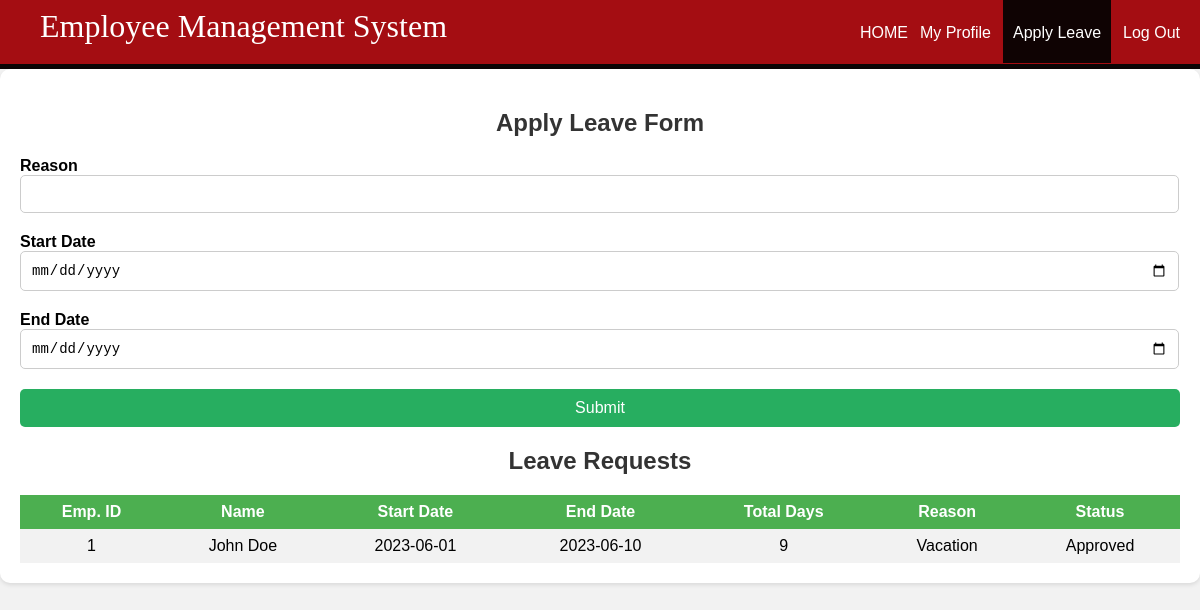
/applyleave.php?id=1, run on the app's committed database.
### tables this page shows
CREATE TABLE `employees` (
  `id` int(11) NOT NULL AUTO_INCREMENT,
  `username` varchar(100) NOT NULL,
  `firstname` varchar(100) NOT NULL,
  `lastname` varchar(100) NOT NULL,
  `gender` varchar(10) NOT NULL,
  `dob` date NOT NULL,
  `address` varchar(255) NOT NULL,
  `department` varchar(100) NOT NULL,
  `shift` varchar(50) NOT NULL,
  `phone` varchar(20) NOT NULL,
  `email` varchar(100) NOT NULL,
  `password` varchar(255) NOT NULL,
  PRIMARY KEY (`id`)
);

CREATE TABLE `employee_leave` (
  `id` int(11) NOT NULL AUTO_INCREMENT,
  `start` date NOT NULL,
  `end` date NOT NULL,
  `reason` varchar(255) NOT NULL,
  `status` varchar(50) NOT NULL DEFAULT 'Pending',
  `token` int(11) NOT NULL,
  PRIMARY KEY (`id`)
);

### applyleave.php (the view, shortened to what this page needs)
<?php
$servername = "localhost";
$username = "root";
$password = "";
$dbname = "db";
$conn = new mysqli($servername, $username, $password, $dbname);
$id = isset($_GET['id']) ? intval($_GET['id']) : null;
?>
<!DOCTYPE html>
<html lang="en">
<head>
    <link rel="stylesheet" href="styleemplogin.css">
</head>
<body>
    <header>
        <h1>Employee Management System</h1>
        <nav>
            <ul>
            <li><a class="homeblack" href="edashboard.php?id=<?php echo $id ?>">HOME</a></li>
        <li><a class="homeblack" href="myprofile.php?id=<?php echo $id ?>">My Profile</a></li>
        <li><a class="homered" href="applyleave.php?id=<?php echo $id ?>">Apply Leave</a></li>
        <li><a class="homeblack" href="elogin.html">Log Out</a></li>
            </ul>
        </nav>
    </header>
    <div class="divider"></div>
    <div class="container">
        <h2 class="title">Apply Leave Form</h2>
        <form action="applyleave.php?id=<?php echo $id ?>" method="POST">
            <div class="input-group">
                <label for="reason">Reason</label>
                <input type="text" id="reason" name="reason" required>
            </div>
            <div class="input-group">
                <label for="start">Start Date</label>
                <input type="date" id="start" name="start" required>
            </div>
            <div class="input-group">
                <label for="end">End Date</label>
                <input type="date" id="end" name="end" required>
            </div>
            <button type="submit">Submit</button>
        </form>
        <div class="table-wrapper">
            <h2 class="title">Leave Requests</h2>
            <table>
                <tr>
                    <th>Emp. ID</th>
                    <th>Name</th>
                    <th>Start Date</th>
                    <th>End Date</th>
                    <th>Total Days</th>
                    <th>Reason</th>
                    <th>Status</th>
                </tr>
                <?php
                if ($id !== null) {
                    $stmt = $conn->prepare("
                        SELECT e.id, e.firstname, e.lastname, l.start, l.end, l.reason, l.status
                        FROM employees AS e
                        JOIN employee_leave AS l ON e.id = l.id
                        WHERE e.id = ?
                        ORDER BY l.token
                    ");
                    $stmt->bind_param("i", $id);
                    $stmt->execute();
                    $result = $stmt->get_result();
                    while ($employee = $result->fetch_assoc()) {
                        $date1 = new DateTime($employee['start']);
                        $date2 = new DateTime($employee['end']);
                        $interval = $date1->diff($date2);
                        echo "<tr>";
                        echo "<td>".$employee['id']."</td>";
                        echo "<td>".$employee['firstname']." ".$employee['lastname']."</td>";
                        echo "<td>".$employee['start']."</td>";
                        echo "<td>".$employee['end']."</td>";
                        echo "<td>".$interval->days."</td>";
                        echo "<td>".$employee['reason']."</td>";
                        echo "<td>".$employee['status']."</td>";
                        echo "</tr>";
                    }
                }
                ?>
            </table>
        </div>
    </div>
</body>
</html>

### styleemplogin.css (style rules this page uses)
body { margin: 0px; }
header { background:rgb(164, 13, 18); color: white; padding: 8px 20px 6px 40px; height: 50px; }
header h1 { display: inline; font-family: 'Lobster', cursive; font-weight: 400; font-size: 32px; float: left; margin-top: 0px; margin-right: 10px; }
nav ul { display: inline; padding: 0px; float: right; }
nav ul li { display: inline-block; list-style-type: none; color: white; float: left; margin-left: 12px; }
nav ul li a { color: white; text-decoration: none; }
.homered { background-color: rgb(15, 3, 3); padding: 30px 10px 22px 10px; }
.divider { background-color: rgb(12, 5, 5); height: 5px; }
table { margin: 0px; border-collapse: collapse; width: 100%; font-family: 'Montserrat', sans-serif; }
th, td { text-align: center; padding: 8px; }
tr:nth-child(even) { background-color: #f2f2f2 }
th { background-color: #4CAF50; color: white; }

### applyleave.php (style rules this page uses)
body { margin: 0; font-family: Arial, Helvetica, sans-serif; background-color: #f2f2f2; }
.container { width: 98% auto; max-width: 800px auto; margin: auto; padding: 20px ; background-color: #fff; border-radius: 10px; box-shadow: 0 2px 4px rgba(0,0,0,0.1); }
.title { font-size: 24px; font-weight: 700; color: #333; text-align: center; margin-bottom: 20px; }
form { display: flex; flex-direction: column; gap: 20px; }
.input-group { display: fixed; flex-direction: column; }
label { font-size: 16px; font-weight: 600; margin-bottom: 5px; }
input[type="text"], input[type="date"] { width: 98%; padding: 10px ; border: 1px solid #ccc; border-radius: 5px; font-size: 14px; }
button { width: 100%; padding: 10px; border: none; border-radius: 5px; background-color: #27ae60; color: #fff; font-size: 16px; cursor: pointer; }

### data on the page
employees: id "1", firstname "John", lastname "Doe", employee_leave.start "2023-06-01", employee_leave.end "2023-06-10", employee_leave.start+end "9", employee_leave.reason "Vacation", employee_leave.status "Approved"
